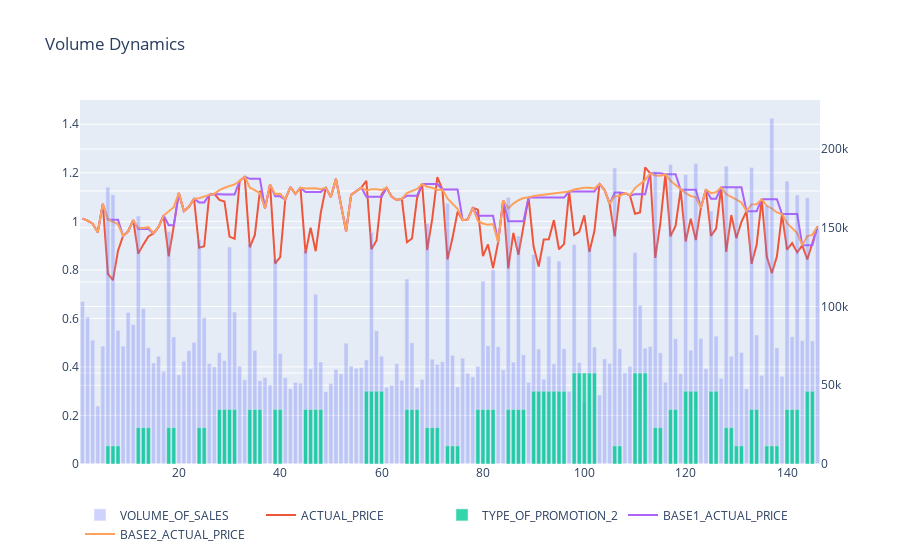

The notebook cell saved with this chart:
### Code cell
#Derive discount for ACTUAL_PRICE
calc_disc("ACTUAL_PRICE", "TYPE_OF_PROMOTION_2")


#Check the result for baseline
data1 = []
for col in enumerate(datafile.columns):
    if "ACTUAL_PRICE" == col[1] or "BASE1_ACTUAL_PRICE" == col[1] or "BASE2_ACTUAL_PRICE" == col[1]:
        graph = go.Scatter(
                x=datafile.Week,
                y=datafile[col[1]],
                name = col[1])
        data1 = data1 + [graph]
    if "VOLUME_OF_SALES" == col[1]:
        graph = go.Bar(
                x=datafile.Week,
                y=datafile[col[1]],
                name = col[1],
                yaxis = "y2",
                opacity = 0.3)
        data1 = data1 + [graph]
        data2 = data2 + [graph]
    if "PROMOTION_2" in col[1]:
        graph = go.Bar(
                x=datafile.Week,
                y=datafile[col[1]],
                name = col[1],
                opacity = 0.8,
                yaxis = "y3")
        data1 = data1 + [graph]
        data2 = data2 + [graph]
        
#Set layout if needed
layout1 = dict(title = "Volume Dynamics", 
                   yaxis = dict(range=[0, 1.5]),
                   yaxis2 = dict(overlaying = "y", side = "right"), 
                   yaxis3 = dict(range=[0,20],overlaying = "y", side = "left", showticklabels = False),
                   legend=dict(orientation="h"))

#Plot result
iplot(dict(data=data1, layout=layout1))

### Figure 1 — Plotly figure (JSON) as saved in the notebook; plotly's stock layout.template omitted (floating-point values rounded to 4 significant figures; data arrays with more than 128 entries replaced by an {"elided": "..."} marker saying what was removed)
{"data": [{"name": "VOLUME_OF_SALES", "opacity": 0.3, "type": "bar", "x": {"elided": "146 int values"}, "y": {"elided": "146 int values"}, "yaxis": "y2"}, {"name": "ACTUAL_PRICE", "type": "scatter", "x": {"elided": "146 int values"}, "y": {"elided": "146 float values"}}, {"name": "TYPE_OF_PROMOTION_2", "opacity": 0.8, "type": "bar", "x": {"elided": "146 int values"}, "y": {"elided": "146 int values"}, "yaxis": "y3"}, {"name": "BASE1_ACTUAL_PRICE", "type": "scatter", "x": {"elided": "146 int values"}, "y": {"elided": "146 float values"}}, {"name": "BASE2_ACTUAL_PRICE", "type": "scatter", "x": {"elided": "146 int values"}, "y": {"elided": "146 float values"}}], "layout": {"legend": {"orientation": "h"}, "title": {"text": "Volume Dynamics"}, "yaxis": {"range": [0, 1.5]}, "yaxis2": {"overlaying": "y", "side": "right"}, "yaxis3": {"overlaying": "y", "range": [0, 20], "showticklabels": false, "side": "left"}}}
